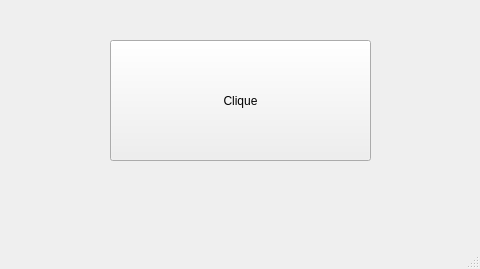
<?xml version="1.0" encoding="UTF-8"?>
<ui version="4.0">
 <class>MainWindow</class>
 <widget class="QMainWindow" name="MainWindow">
  <property name="geometry">
   <rect>
    <x>0</x>
    <y>0</y>
    <width>480</width>
    <height>269</height>
   </rect>
  </property>
  <property name="windowTitle">
   <string>MainWindow</string>
  </property>
  <widget class="QWidget" name="centralwidget">
   <widget class="QPushButton" name="pushButton">
    <property name="geometry">
     <rect>
      <x>110</x>
      <y>40</y>
      <width>261</width>
      <height>121</height>
     </rect>
    </property>
    <property name="text">
     <string>Clique</string>
    </property>
   </widget>
  </widget>
  <widget class="QMenuBar" name="menubar">
   <property name="geometry">
    <rect>
     <x>0</x>
     <y>0</y>
     <width>480</width>
     <height>30</height>
    </rect>
   </property>
  </widget>
  <widget class="QStatusBar" name="statusbar"/>
 </widget>
 <resources/>
 <connections/>
</ui>
